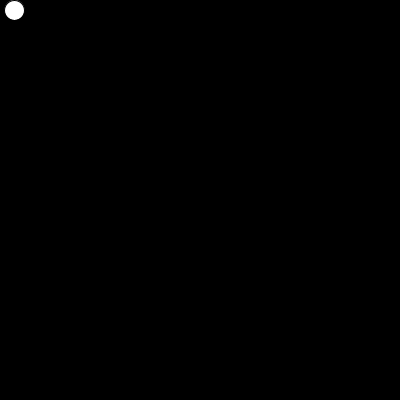
Frame 1 (no input)
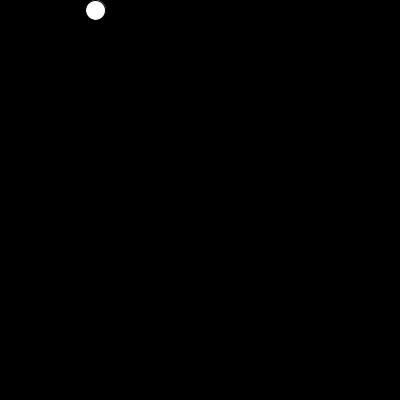
Frame 60 (the mouse pressed at the canvas centre just before this capture)
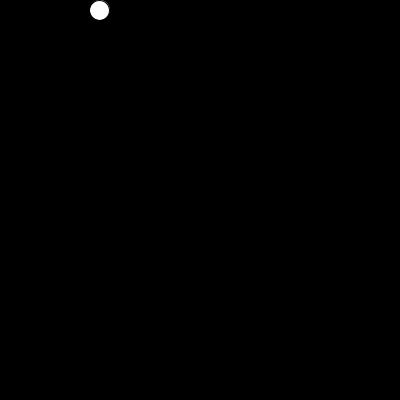
Frame 120 (the mouse held since frame 60 and released just before this capture)

The Processing sketch that drew these frames (run headless with seeded random() and noise(); from frame 60 on, the mouse is pressed at the canvas centre):

// Processing sketch: easing
// ── easing.pde
int radius = 20;
float x = 10;
int y=10;
float vel = 0.05;
int targetX = 100;


void setup(){
 size(400, 400); 
 smooth();
}

void draw(){
 background(0);
 x += (targetX-x)*vel;
 println(x);
 ellipse(x,y,radius, radius);
}
